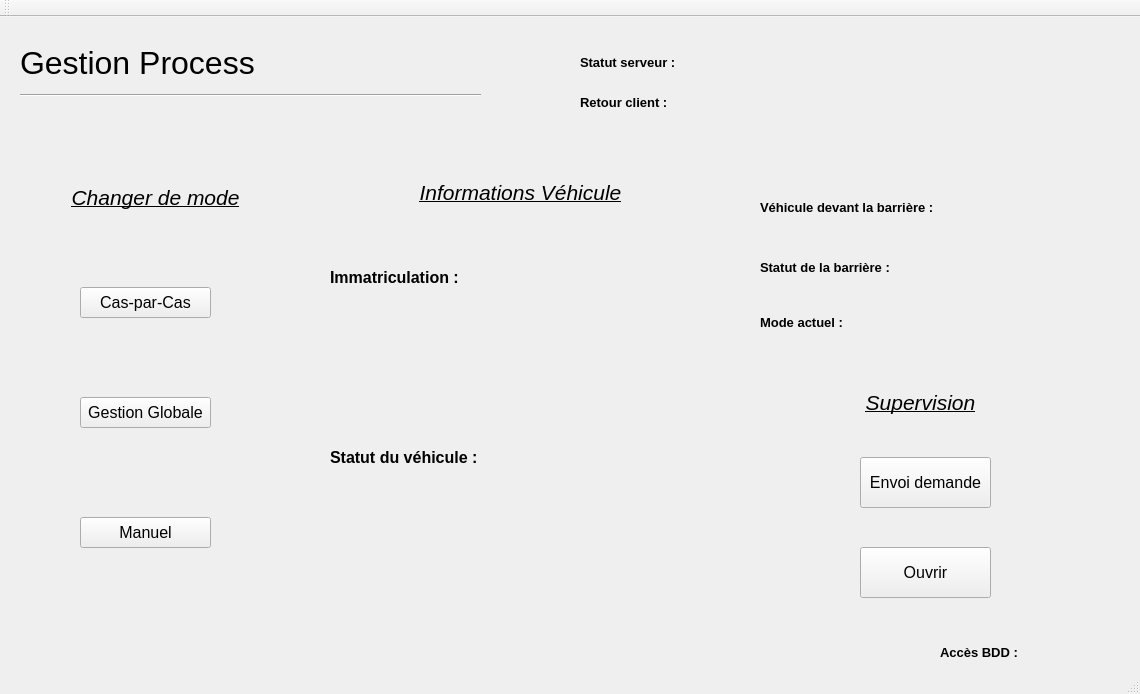
<?xml version="1.0" encoding="UTF-8"?>
<ui version="4.0">
 <class>Process_BarriereClass</class>
 <widget class="QMainWindow" name="Process_BarriereClass">
  <property name="geometry">
   <rect>
    <x>0</x>
    <y>0</y>
    <width>1140</width>
    <height>694</height>
   </rect>
  </property>
  <property name="sizePolicy">
   <sizepolicy hsizetype="Minimum" vsizetype="Minimum">
    <horstretch>0</horstretch>
    <verstretch>0</verstretch>
   </sizepolicy>
  </property>
  <property name="minimumSize">
   <size>
    <width>1140</width>
    <height>694</height>
   </size>
  </property>
  <property name="maximumSize">
   <size>
    <width>1140</width>
    <height>694</height>
   </size>
  </property>
  <property name="windowTitle">
   <string>Process_Barriere</string>
  </property>
  <widget class="QWidget" name="centralWidget">
   <widget class="QLabel" name="label_TitleProcess">
    <property name="geometry">
     <rect>
      <x>20</x>
      <y>10</y>
      <width>271</width>
      <height>71</height>
     </rect>
    </property>
    <property name="font">
     <font>
      <pointsize>24</pointsize>
     </font>
    </property>
    <property name="text">
     <string>Gestion Process</string>
    </property>
   </widget>
   <widget class="Line" name="line">
    <property name="geometry">
     <rect>
      <x>20</x>
      <y>70</y>
      <width>461</width>
      <height>16</height>
     </rect>
    </property>
    <property name="orientation">
     <enum>Qt::Horizontal</enum>
    </property>
   </widget>
   <widget class="QWidget" name="widget_BDDAcess" native="true">
    <property name="geometry">
     <rect>
      <x>940</x>
      <y>600</y>
      <width>191</width>
      <height>51</height>
     </rect>
    </property>
    <widget class="QLabel" name="label_BDDAcces">
     <property name="geometry">
      <rect>
       <x>0</x>
       <y>20</y>
       <width>91</width>
       <height>31</height>
      </rect>
     </property>
     <property name="font">
      <font>
       <pointsize>10</pointsize>
       <weight>75</weight>
       <bold>true</bold>
      </font>
     </property>
     <property name="text">
      <string>Accès BDD : </string>
     </property>
    </widget>
    <widget class="QLabel" name="label_BDDVerif">
     <property name="geometry">
      <rect>
       <x>100</x>
       <y>20</y>
       <width>71</width>
       <height>21</height>
      </rect>
     </property>
     <property name="font">
      <font>
       <pointsize>10</pointsize>
      </font>
     </property>
     <property name="text">
      <string/>
     </property>
     <property name="alignment">
      <set>Qt::AlignLeading|Qt::AlignLeft|Qt::AlignTop</set>
     </property>
    </widget>
   </widget>
   <widget class="QStackedWidget" name="stackedWidget">
    <property name="geometry">
     <rect>
      <x>-40</x>
      <y>120</y>
      <width>1151</width>
      <height>511</height>
     </rect>
    </property>
    <property name="currentIndex">
     <number>1</number>
    </property>
    <widget class="QWidget" name="interface_accueil">
     <widget class="QWidget" name="widget_Accueil" native="true">
      <property name="geometry">
       <rect>
        <x>-10</x>
        <y>20</y>
        <width>1091</width>
        <height>511</height>
       </rect>
      </property>
      <widget class="QWidget" name="widget_FormConnect" native="true">
       <property name="geometry">
        <rect>
         <x>100</x>
         <y>70</y>
         <width>621</width>
         <height>401</height>
        </rect>
       </property>
       <widget class="QLabel" name="label_TitleConnexion">
        <property name="geometry">
         <rect>
          <x>40</x>
          <y>30</y>
          <width>131</width>
          <height>71</height>
         </rect>
        </property>
        <property name="font">
         <font>
          <pointsize>16</pointsize>
          <italic>true</italic>
         </font>
        </property>
        <property name="text">
         <string>Connexion</string>
        </property>
       </widget>
       <widget class="QLabel" name="label_Login">
        <property name="geometry">
         <rect>
          <x>70</x>
          <y>130</y>
          <width>71</width>
          <height>51</height>
         </rect>
        </property>
        <property name="font">
         <font>
          <pointsize>12</pointsize>
         </font>
        </property>
        <property name="text">
         <string>Login</string>
        </property>
        <property name="alignment">
         <set>Qt::AlignLeading|Qt::AlignLeft|Qt::AlignVCenter</set>
        </property>
       </widget>
       <widget class="QLineEdit" name="edit_Login">
        <property name="geometry">
         <rect>
          <x>150</x>
          <y>150</y>
          <width>171</width>
          <height>20</height>
         </rect>
        </property>
       </widget>
       <widget class="QLabel" name="label_Mdp">
        <property name="geometry">
         <rect>
          <x>40</x>
          <y>190</y>
          <width>101</width>
          <height>61</height>
         </rect>
        </property>
        <property name="font">
         <font>
          <pointsize>12</pointsize>
         </font>
        </property>
        <property name="text">
         <string>Mot de passe</string>
        </property>
        <property name="alignment">
         <set>Qt::AlignLeading|Qt::AlignLeft|Qt::AlignVCenter</set>
        </property>
       </widget>
       <widget class="QLineEdit" name="edit_Mdp">
        <property name="geometry">
         <rect>
          <x>150</x>
          <y>210</y>
          <width>171</width>
          <height>20</height>
         </rect>
        </property>
       </widget>
       <widget class="QPushButton" name="btn_AccesConnexion">
        <property name="geometry">
         <rect>
          <x>240</x>
          <y>300</y>
          <width>81</width>
          <height>31</height>
         </rect>
        </property>
        <property name="text">
         <string>Accéder</string>
        </property>
       </widget>
       <widget class="QLabel" name="label_ErrorConnect">
        <property name="geometry">
         <rect>
          <x>40</x>
          <y>250</y>
          <width>281</width>
          <height>21</height>
         </rect>
        </property>
        <property name="font">
         <font>
          <italic>true</italic>
         </font>
        </property>
        <property name="text">
         <string/>
        </property>
        <property name="alignment">
         <set>Qt::AlignRight|Qt::AlignTrailing|Qt::AlignVCenter</set>
        </property>
       </widget>
      </widget>
      <widget class="QPushButton" name="btn_AccesGestionGlobale">
       <property name="geometry">
        <rect>
         <x>840</x>
         <y>210</y>
         <width>171</width>
         <height>91</height>
        </rect>
       </property>
       <property name="text">
        <string>Mode Gestion Globale</string>
       </property>
      </widget>
      <widget class="QLabel" name="label_BienvenueTexte">
       <property name="geometry">
        <rect>
         <x>80</x>
         <y>20</y>
         <width>631</width>
         <height>31</height>
        </rect>
       </property>
       <property name="font">
        <font>
         <pointsize>12</pointsize>
        </font>
       </property>
       <property name="text">
        <string>Bienvenue sur l'espace de gestion des modes de la barrière au sein de La Providence.</string>
       </property>
      </widget>
     </widget>
    </widget>
    <widget class="QWidget" name="interface_superviseur">
     <widget class="QWidget" name="widget_InfosVehicule" native="true">
      <property name="geometry">
       <rect>
        <x>360</x>
        <y>20</y>
        <width>411</width>
        <height>471</height>
       </rect>
      </property>
      <widget class="QLabel" name="label_Immatriculation">
       <property name="geometry">
        <rect>
         <x>10</x>
         <y>100</y>
         <width>161</width>
         <height>41</height>
        </rect>
       </property>
       <property name="font">
        <font>
         <pointsize>12</pointsize>
         <weight>75</weight>
         <bold>true</bold>
        </font>
       </property>
       <property name="text">
        <string>Immatriculation :</string>
       </property>
      </widget>
      <widget class="QLabel" name="label_StatutVehicule">
       <property name="geometry">
        <rect>
         <x>10</x>
         <y>270</y>
         <width>171</width>
         <height>61</height>
        </rect>
       </property>
       <property name="font">
        <font>
         <pointsize>12</pointsize>
         <weight>75</weight>
         <bold>true</bold>
        </font>
       </property>
       <property name="text">
        <string>Statut du véhicule : </string>
       </property>
      </widget>
      <widget class="QLabel" name="label_TitleInfos">
       <property name="geometry">
        <rect>
         <x>60</x>
         <y>10</y>
         <width>281</width>
         <height>51</height>
        </rect>
       </property>
       <property name="font">
        <font>
         <pointsize>16</pointsize>
         <weight>50</weight>
         <italic>true</italic>
         <bold>false</bold>
         <underline>true</underline>
        </font>
       </property>
       <property name="text">
        <string>Informations Véhicule</string>
       </property>
       <property name="alignment">
        <set>Qt::AlignCenter</set>
       </property>
      </widget>
      <widget class="QLabel" name="label_ImmatriculationDisplay">
       <property name="geometry">
        <rect>
         <x>80</x>
         <y>160</y>
         <width>251</width>
         <height>71</height>
        </rect>
       </property>
       <property name="font">
        <font>
         <pointsize>12</pointsize>
        </font>
       </property>
       <property name="text">
        <string/>
       </property>
       <property name="alignment">
        <set>Qt::AlignCenter</set>
       </property>
      </widget>
      <widget class="QLabel" name="label_StatutVehiculeDisplay">
       <property name="geometry">
        <rect>
         <x>20</x>
         <y>330</y>
         <width>351</width>
         <height>121</height>
        </rect>
       </property>
       <property name="font">
        <font>
         <pointsize>8</pointsize>
        </font>
       </property>
       <property name="text">
        <string/>
       </property>
       <property name="alignment">
        <set>Qt::AlignLeading|Qt::AlignLeft|Qt::AlignTop</set>
       </property>
      </widget>
     </widget>
     <widget class="QWidget" name="widget_ChoixModes" native="true">
      <property name="geometry">
       <rect>
        <x>50</x>
        <y>20</y>
        <width>291</width>
        <height>471</height>
       </rect>
      </property>
      <widget class="QPushButton" name="btn_GestionGlobale">
       <property name="geometry">
        <rect>
         <x>70</x>
         <y>240</y>
         <width>131</width>
         <height>31</height>
        </rect>
       </property>
       <property name="font">
        <font>
         <pointsize>12</pointsize>
        </font>
       </property>
       <property name="text">
        <string>Gestion Globale</string>
       </property>
      </widget>
      <widget class="QPushButton" name="btn_CasparCas">
       <property name="geometry">
        <rect>
         <x>70</x>
         <y>130</y>
         <width>131</width>
         <height>31</height>
        </rect>
       </property>
       <property name="font">
        <font>
         <pointsize>12</pointsize>
        </font>
       </property>
       <property name="text">
        <string>Cas-par-Cas</string>
       </property>
      </widget>
      <widget class="QPushButton" name="label_Manuel">
       <property name="geometry">
        <rect>
         <x>70</x>
         <y>360</y>
         <width>131</width>
         <height>31</height>
        </rect>
       </property>
       <property name="font">
        <font>
         <pointsize>12</pointsize>
        </font>
       </property>
       <property name="text">
        <string>Manuel</string>
       </property>
      </widget>
      <widget class="QLabel" name="label_TilteChangeMode">
       <property name="geometry">
        <rect>
         <x>50</x>
         <y>20</y>
         <width>191</width>
         <height>41</height>
        </rect>
       </property>
       <property name="font">
        <font>
         <pointsize>16</pointsize>
         <italic>true</italic>
         <underline>true</underline>
        </font>
       </property>
       <property name="text">
        <string>Changer de mode</string>
       </property>
       <property name="alignment">
        <set>Qt::AlignCenter</set>
       </property>
      </widget>
     </widget>
     <widget class="QWidget" name="widget_SupervisionBarriere" native="true">
      <property name="geometry">
       <rect>
        <x>790</x>
        <y>230</y>
        <width>351</width>
        <height>251</height>
       </rect>
      </property>
      <widget class="QPushButton" name="btn_OuvertureBarriere">
       <property name="geometry">
        <rect>
         <x>110</x>
         <y>180</y>
         <width>131</width>
         <height>51</height>
        </rect>
       </property>
       <property name="font">
        <font>
         <pointsize>12</pointsize>
        </font>
       </property>
       <property name="text">
        <string>Ouvrir</string>
       </property>
      </widget>
      <widget class="QLabel" name="label_TitleInfos_2">
       <property name="geometry">
        <rect>
         <x>30</x>
         <y>10</y>
         <width>281</width>
         <height>51</height>
        </rect>
       </property>
       <property name="font">
        <font>
         <pointsize>16</pointsize>
         <weight>50</weight>
         <italic>true</italic>
         <bold>false</bold>
         <underline>true</underline>
        </font>
       </property>
       <property name="text">
        <string>Supervision</string>
       </property>
       <property name="alignment">
        <set>Qt::AlignCenter</set>
       </property>
      </widget>
      <widget class="QPushButton" name="test_envoi">
       <property name="geometry">
        <rect>
         <x>110</x>
         <y>90</y>
         <width>131</width>
         <height>51</height>
        </rect>
       </property>
       <property name="font">
        <font>
         <pointsize>12</pointsize>
        </font>
       </property>
       <property name="text">
        <string>Envoi demande</string>
       </property>
      </widget>
     </widget>
     <widget class="QWidget" name="widget_InfosGlobal" native="true">
      <property name="geometry">
       <rect>
        <x>790</x>
        <y>20</y>
        <width>351</width>
        <height>191</height>
       </rect>
      </property>
      <widget class="QLabel" name="label_ActualMode">
       <property name="geometry">
        <rect>
         <x>10</x>
         <y>150</y>
         <width>141</width>
         <height>31</height>
        </rect>
       </property>
       <property name="font">
        <font>
         <pointsize>10</pointsize>
         <weight>75</weight>
         <bold>true</bold>
        </font>
       </property>
       <property name="text">
        <string>Mode actuel :</string>
       </property>
      </widget>
      <widget class="QLabel" name="label_StatutBarriere">
       <property name="geometry">
        <rect>
         <x>10</x>
         <y>90</y>
         <width>181</width>
         <height>41</height>
        </rect>
       </property>
       <property name="font">
        <font>
         <pointsize>10</pointsize>
         <weight>75</weight>
         <bold>true</bold>
        </font>
       </property>
       <property name="text">
        <string>Statut de la barrière : </string>
       </property>
      </widget>
      <widget class="QLabel" name="label_StatutBarriereDisplay">
       <property name="geometry">
        <rect>
         <x>160</x>
         <y>90</y>
         <width>171</width>
         <height>31</height>
        </rect>
       </property>
       <property name="font">
        <font>
         <pointsize>8</pointsize>
        </font>
       </property>
       <property name="text">
        <string/>
       </property>
       <property name="alignment">
        <set>Qt::AlignLeading|Qt::AlignLeft|Qt::AlignTop</set>
       </property>
      </widget>
      <widget class="QLabel" name="label_ActualModeDisplay">
       <property name="geometry">
        <rect>
         <x>110</x>
         <y>150</y>
         <width>171</width>
         <height>31</height>
        </rect>
       </property>
       <property name="font">
        <font>
         <pointsize>8</pointsize>
        </font>
       </property>
       <property name="text">
        <string/>
       </property>
       <property name="alignment">
        <set>Qt::AlignLeading|Qt::AlignLeft|Qt::AlignTop</set>
       </property>
      </widget>
      <widget class="QLabel" name="label_VehiculePresence">
       <property name="geometry">
        <rect>
         <x>10</x>
         <y>30</y>
         <width>191</width>
         <height>41</height>
        </rect>
       </property>
       <property name="font">
        <font>
         <pointsize>10</pointsize>
         <weight>75</weight>
         <bold>true</bold>
        </font>
       </property>
       <property name="text">
        <string>Véhicule devant la barrière : </string>
       </property>
      </widget>
      <widget class="QLabel" name="label_VehiculePresenceDisplay">
       <property name="geometry">
        <rect>
         <x>210</x>
         <y>40</y>
         <width>111</width>
         <height>31</height>
        </rect>
       </property>
       <property name="font">
        <font>
         <pointsize>8</pointsize>
        </font>
       </property>
       <property name="text">
        <string/>
       </property>
       <property name="alignment">
        <set>Qt::AlignLeading|Qt::AlignLeft|Qt::AlignTop</set>
       </property>
      </widget>
     </widget>
    </widget>
    <widget class="QWidget" name="interface_invite"/>
   </widget>
   <widget class="QWidget" name="widget_SCStatut" native="true">
    <property name="geometry">
     <rect>
      <x>570</x>
      <y>20</y>
      <width>491</width>
      <height>91</height>
     </rect>
    </property>
    <widget class="QLabel" name="label_StatutServeur">
     <property name="geometry">
      <rect>
       <x>10</x>
       <y>10</y>
       <width>121</width>
       <height>31</height>
      </rect>
     </property>
     <property name="font">
      <font>
       <pointsize>10</pointsize>
       <weight>75</weight>
       <bold>true</bold>
      </font>
     </property>
     <property name="text">
      <string>Statut serveur :</string>
     </property>
    </widget>
    <widget class="QLabel" name="label_StatutClient">
     <property name="geometry">
      <rect>
       <x>10</x>
       <y>50</y>
       <width>101</width>
       <height>31</height>
      </rect>
     </property>
     <property name="font">
      <font>
       <pointsize>10</pointsize>
       <weight>75</weight>
       <bold>true</bold>
      </font>
     </property>
     <property name="text">
      <string>Retour client : </string>
     </property>
    </widget>
    <widget class="QLabel" name="label_StatutServeurDisplay">
     <property name="geometry">
      <rect>
       <x>130</x>
       <y>10</y>
       <width>191</width>
       <height>31</height>
      </rect>
     </property>
     <property name="font">
      <font>
       <pointsize>10</pointsize>
      </font>
     </property>
     <property name="text">
      <string/>
     </property>
     <property name="alignment">
      <set>Qt::AlignLeading|Qt::AlignLeft|Qt::AlignTop</set>
     </property>
    </widget>
    <widget class="QLabel" name="label_StatutClientDisplay">
     <property name="geometry">
      <rect>
       <x>110</x>
       <y>50</y>
       <width>191</width>
       <height>31</height>
      </rect>
     </property>
     <property name="font">
      <font>
       <pointsize>10</pointsize>
      </font>
     </property>
     <property name="text">
      <string/>
     </property>
     <property name="alignment">
      <set>Qt::AlignLeading|Qt::AlignLeft|Qt::AlignTop</set>
     </property>
    </widget>
   </widget>
  </widget>
  <widget class="QToolBar" name="mainToolBar">
   <attribute name="toolBarArea">
    <enum>TopToolBarArea</enum>
   </attribute>
   <attribute name="toolBarBreak">
    <bool>false</bool>
   </attribute>
  </widget>
  <widget class="QStatusBar" name="statusBar"/>
  <action name="actionCasparCas">
   <property name="text">
    <string>Cas-par-Cas</string>
   </property>
  </action>
  <action name="actionGestionGlobale">
   <property name="text">
    <string>Gestion Globale</string>
   </property>
  </action>
  <action name="actionManuel">
   <property name="text">
    <string>Manuel</string>
   </property>
  </action>
 </widget>
 <layoutdefault spacing="6" margin="11"/>
 <resources>
  <include location="Process_Barriere.qrc"/>
 </resources>
 <connections>
  <connection>
   <sender>btn_AccesConnexion</sender>
   <signal>clicked()</signal>
   <receiver>Process_BarriereClass</receiver>
   <slot>on_btnAccesConnexion_clicked()</slot>
   <hints>
    <hint type="sourcelabel">
     <x>280</x>
     <y>468</y>
    </hint>
    <hint type="destinationlabel">
     <x>569</x>
     <y>346</y>
    </hint>
   </hints>
  </connection>
  <connection>
   <sender>btn_AccesGestionGlobale</sender>
   <signal>clicked()</signal>
   <receiver>Process_BarriereClass</receiver>
   <slot>on_BtnAccueilGestionGlobale_cliked()</slot>
   <hints>
    <hint type="sourcelabel">
     <x>905</x>
     <y>428</y>
    </hint>
    <hint type="destinationlabel">
     <x>569</x>
     <y>346</y>
    </hint>
   </hints>
  </connection>
  <connection>
   <sender>test_envoi</sender>
   <signal>clicked()</signal>
   <receiver>Process_BarriereClass</receiver>
   <slot>on_btnEnvoiDemande_cliked()</slot>
   <hints>
    <hint type="sourcelabel">
     <x>925</x>
     <y>477</y>
    </hint>
    <hint type="destinationlabel">
     <x>569</x>
     <y>346</y>
    </hint>
   </hints>
  </connection>
 </connections>
 <slots>
  <slot>on_btnAccesConnexion_clicked()</slot>
  <slot>on_BtnAccueilGestionGlobale_cliked()</slot>
  <slot>on_btnEnvoiDemande_cliked()</slot>
 </slots>
</ui>
